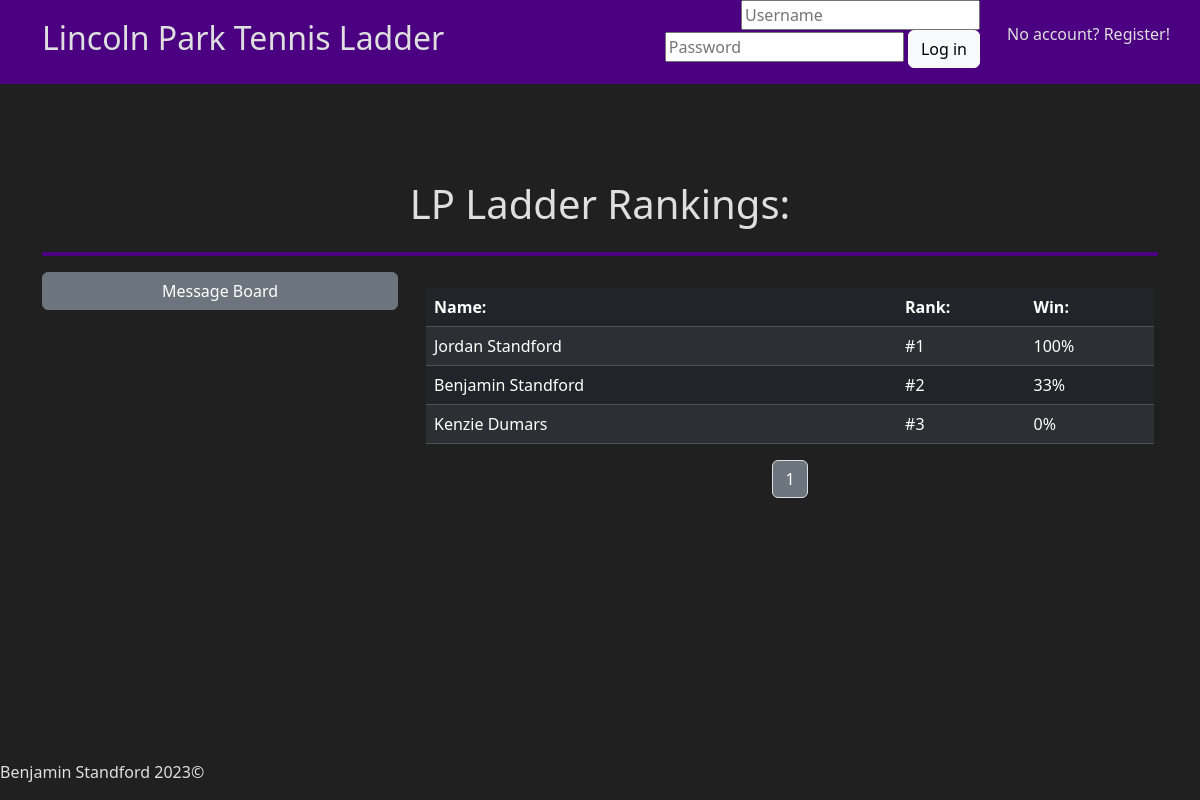
Before: / with the older database file.
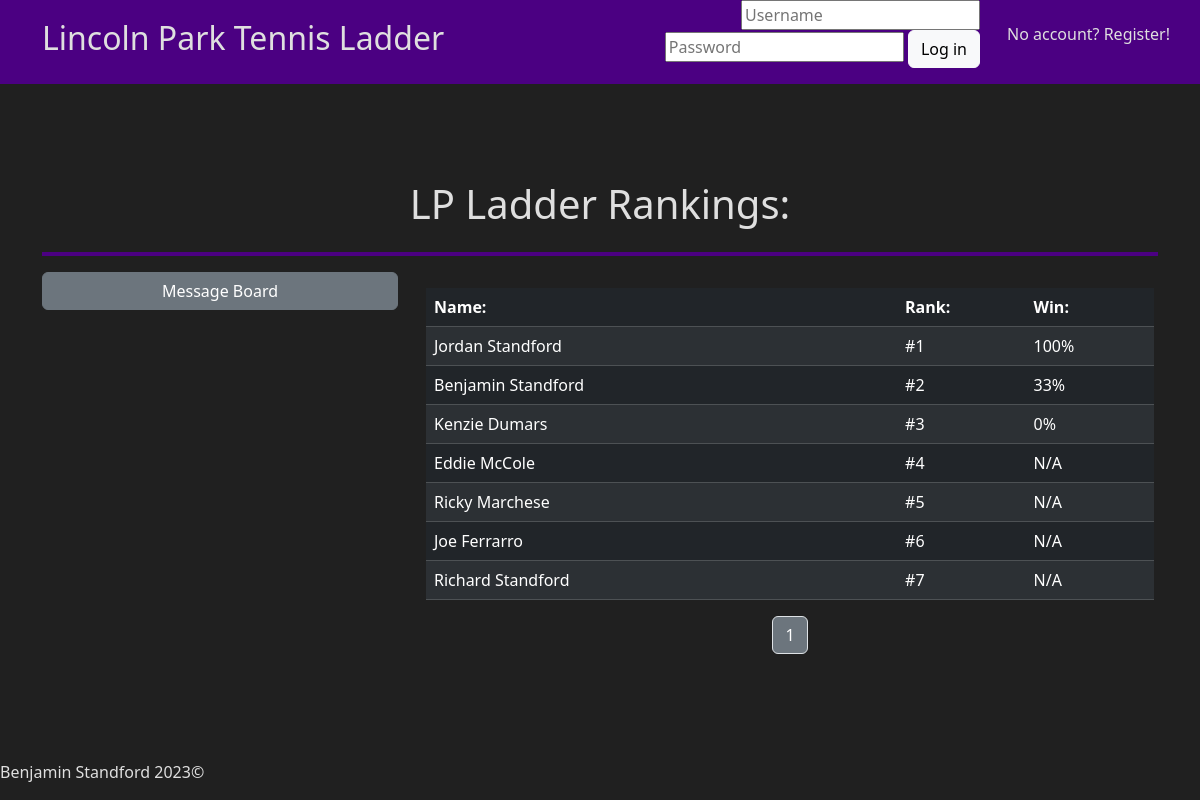
After: the same page with the newer database file.
### app/helpers.py (models this page shows, shortened)
class User(db.Model):
    id = db.Column(db.Integer(), primary_key=True)
    first= db.Column(db.String(255), nullable=False)
    last = db.Column(db.String(255), nullable=False)
    username = db.Column(db.String(255), unique=True, nullable=False)
    password = db.Column(db.LargeBinary, nullable=False)
    salt = db.Column(db.LargeBinary, nullable=False)
    email = db.Column(db.String(255), unique=True, nullable=False)
    phone = db.Column(db.String(255))
    rank = db.Column(db.Integer(), default=0)
    date_joined = db.Column(db.DateTime, default=datetime.utcnow)
    matches = db.relationship("Match", secondary=user_match, backref="players")
    temp_matches = db.relationship("Temp_match", secondary=user_temp, backref="players")
    matches_won = db.relationship("Match", backref="winner", foreign_keys="Match.winner_id", lazy=True)
    matches_lost = db.relationship("Match", backref="loser", foreign_keys="Match.loser_id", lazy=True)
    temp_matches_won = db.relationship("Temp_match", backref="winner", foreign_keys="Temp_match.winner_id", lazy=True)
    temp_matches_lost = db.relationship("Temp_match", backref="loser", foreign_keys="Temp_match.loser_id", lazy=True)
    msg_sent = db.relationship("Chat", backref="sender", foreign_keys="Chat.sender_id", lazy=True)
    msg_received = db.relationship("Chat", backref="recipient", foreign_keys="Chat.recipient_id", lazy=True)

### app/routes.py (the view, shortened to what this page needs)
@app.route("/", methods=["GET", "POST"])
def index():
    if request.method == "GET":
        page = request.args.get('page')
        if page == None:
            page = 1
        players, pages = h.get_players(int(page))
        if "USER" in session:
            try:
                user = h.get_user()
            except KeyError:
                print("Exception caught! KeyError")
                user = None
        else:
            user = None
        messages = h.get_broadcast_messages()
        return render_template("index.html", players=players, pages=pages, user=user, spread=c.CHALLENGE_SPREAD, messages=messages)

### app/helpers.py (called while the page is built)
def get_players(page):
    results = c.RESULTS_PER_PAGE * page
    players = User.query.filter(User.rank.between(results-(c.RESULTS_PER_PAGE-1), results)).all()
    p = math.ceil(User.query.count() / c.RESULTS_PER_PAGE)
    x = 1
    pages = []
    while x <= p:
        pages.append(x)
        x += 1
    return players, pages

def get_broadcast_messages():
    messages = Chat.query.filter_by(broadcast=True).all()
    for message in messages:
        message.time = format_timestamp(message.timestamp)
    return messages

def format_timestamp(timestamp):
    timestamp = pytz.utc.localize(timestamp)
    timestamp = timestamp.astimezone(pytz.timezone("Us/Eastern"))
    time = timestamp.strftime(c.TIMESTAMP_FULL)
    return time

### app/templates/index.html (shortened to what this page needs)
{% extends "layout.html" %}
{% block main %}
    <div class="container">
        <div class="p-5"></div>
        <div class="row">
        <div class="col text-center"><h1>LP Ladder Rankings:</h1></div>
        </div>
        <hr class="border-4 opacity-100">
        <div class="row justify-content-center">
            <div class="col-12 col-md-4">
                    <button class="btn btn-secondary" id="chat-btn" style="width: 100%" type="button" data-bs-toggle="collapse" data-bs-target="#collapseExample" aria-expanded="false" aria-controls="collapseExample">
                        Message Board
                    </button>
            </div>
            <div class="col-12 col-md-8 p-3">
                <table class="table table-dark table-striped table-hover">
                    <thead>
                        <tr>
                            <th style="width: 55%">Name:</th>
                            <th style="width: 15%">Rank:</th>
                            <th style="width: 15%">Win:</th>
                        </tr>
                    </thead>
                    <tbody>
                        {% for player in players|sort(attribute='rank') %}
                            <tr>
                                <td><a href="/profile?id={{ player.id }}" style="text-decoration: none">{{ player.first }} {{ player.last }}</a></td>
                                <td>#{{ player.rank }}</td>
                                <td>{% if player.matches %}
                                        {{ ((player.matches_won|count/player.matches|count)*100)|round|int }}%
                                    {% else %}
                                        N/A
                                    {% endif %}
                                </td>
                            </tr>
                        {% endfor %}
                    </tbody>
                </table>
                <nav aria-label="Page navigation">
                    <ul class="pagination justify-content-center">
                        {% for page in pages %}
                            <li class="page-item"><a class="page-link text-bg-secondary" href="/?page={{ page }}">{{ page }}</a></li>
                        {% endfor %}
                    </ul>
                  </nav>
            </div>
        </div>
    </div>
{% endblock %}

### app/templates/layout.html (shortened to what this page needs)
<!DOCTYPE <!DOCTYPE html>
<html lang="en">
    <head>
        <link href="https://cdn.jsdelivr.net/npm/bootstrap@5.3.2/dist/css/bootstrap.min.css" rel="stylesheet">
        <link rel="stylesheet" href={{ url_for("static", filename="styles.css") }}>
    </head>
    <body>
        <header class="sticky-top">
            <div class="container">
                {% if page == 'register' %}
                <div class="row align-items-center justify-content-between" id="header-row">
                    <div class="col-12 col-md-3 col-lg-5 text-center text-md-start">
                        <a href="/" id="logo" alt="Logo">
                            <h2>Lincoln Park Tennis Ladder</h2>
                        </a>
                    </div>
                    </div>
                {% elif not "USER" in session %}
                    <div class="row align-items-center justify-content-between" id="header-row">
                        <div class="col-12 col-md-3 col-lg-5 text-center text-md-start">
                            <a href="/" id="logo" alt="Logo">
                                <h2>Lincoln Park Tennis Ladder</h2>
                            </a>
                        </div>
                        <div class="col-12 col-md-9 col-lg-5 text-center text-md-end p-0">
                            <form action="/" id="login-form" method="post">
                                <input class="no-margin" id="username" name="username" type="text" placeholder="Username" autocomplete="off" autofocus required/>
                                <input class="no-margin" id="password" name="password" type="password" placeholder="Password" required/>
                                <button class="btn btn-light no-margin" type="submit" id="login-btn">Log in</button>
                            </form>
                        </div>
                        <div class="col-12 col-md-12 col-lg-2 text-md-end text-center text-lg-end p-0">
                            <p><a href="/register">No account? Register!</a></p>
                        </div>
                    {% endif %}
                </div>
            </div>
        </header>
        <main>
            {% block main %}
            {% endblock %}
            <div class="p-5"></div>
        </main>
        <footer class="fixed-bottom">
            <address>Benjamin Standford 2023©</address>
        </footer>
    </body>
</html>

### app/static/styles.css (style rules this page uses)
body { background-color: #202020; color: #dfdfdf; }
header { background-color:indigo; }
a { color: inherit; text-decoration: none; }
hr { color:indigo; }
.no-margin { margin: 0; }
#header-row { min-height: 80px; }

Changed rows visible on the page:
added User: first "Eddie", last "McCole", rank "4", shows "N/A"
added User: first "Ricky", last "Marchese", rank "5", shows "N/A"
added User: first "Joe", last "Ferrarro", rank "6", shows "N/A"
added User: first "Richard", last "Standford", rank "7", shows "N/A"
